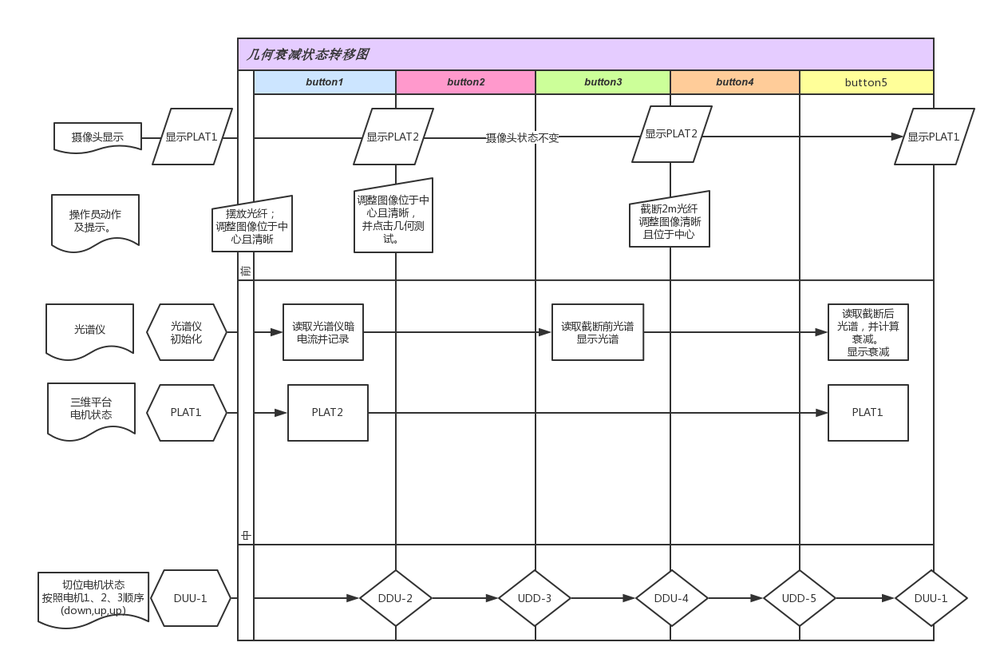
#> input picture setting/md/switch.png, 1000 x 666 px, shrunk from 1253 x 834 before the run; its folder holds only this picture in this run
$ python -i plus.py   (imports and definitions only)   (Python 2 division)
#> lines starting #> are read from the running program, lines starting #| are printed output that depends on the picture
import cv2
import numpy as np
import pdb
import time
import matplotlib.pyplot as plt

class Plus(object):
    """docstring for Plus"""
    def __init__(self, file):
#> called with file = 'setting/md/switch.png'
        super(Plus, self).__init__()
        self.file = file
        print 'file:',file
        self.img = cv2.imread(file)
#> self.img is the input picture: shape (666, 1000, 3); mean B, G, R 242.9, 242.1, 243.2
        midsize = self._midSize(sizecoup = self.img.shape)
#> midsize = (0, 666, 0, 1000)
        self.img = self.img[midsize[0]:midsize[1]:2,midsize[2]:midsize[3]:2,:]
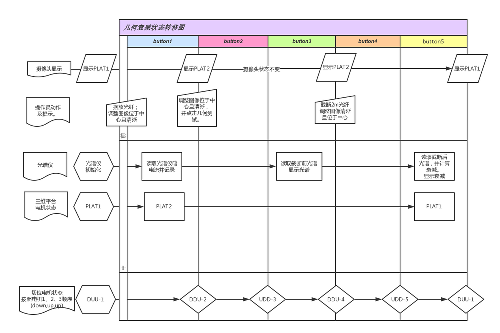
#> self.img: shape (333, 500, 3); mean B, G, R 242.2, 241.4, 242.5
        self.origin = self.img.copy()

    def run(self):
        try:
            img = self.method()
            # img = self.noGradMethod(self.img)
            cv2.imshow(str(self.file),img)
            cv2.waitKey(0)
        except Exception as e:
            print(e)

    def method(self):
        img = self.img
        img = cv2.cvtColor(img, cv2.COLOR_RGB2GRAY)
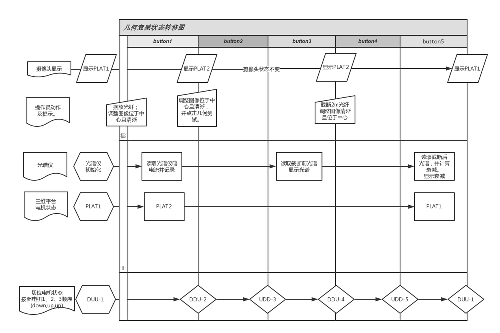
#> img: shape (333, 500); min 13, max 255, mean 241.8
        # pdb.set_trace()
        kernel = cv2.getStructuringElement(cv2.MORPH_RECT,(3, 3))
        erode = cv2.erode(img,kernel)
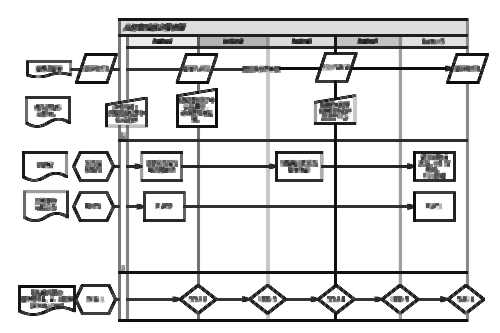
#> erode: shape (333, 500); min 13, max 255, mean 219
        dilate = cv2.dilate(img,kernel)
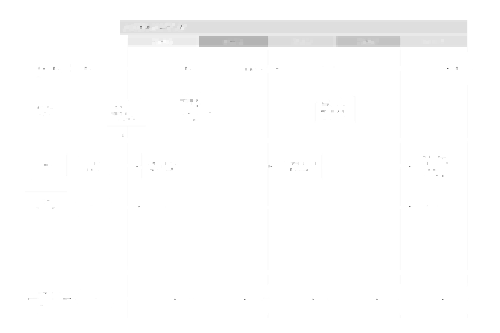
#> dilate: shape (333, 500); min 75, max 255, mean 252.9
        img = cv2.absdiff(dilate,erode)
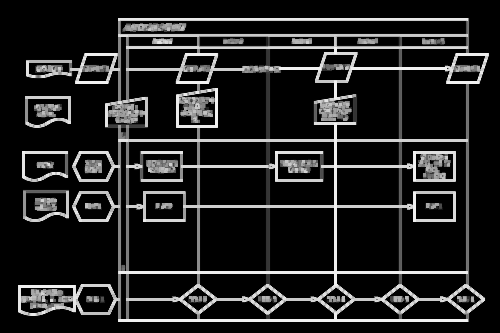
#> img: shape (333, 500); min 0, max 242, mean 33.9
        # img = cv2.Canny(img, 20, 100)
        img = cv2.bitwise_not(img)
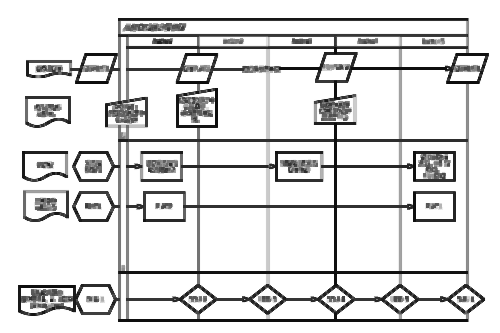
#> img: shape (333, 500); min 13, max 255, mean 221.1
        # img = cv2.adaptiveThreshold(img, 255, cv2.ADAPTIVE_THRESH_MEAN_C, cv2.THRESH_BINARY, 41, 3)
        img = cv2.cvtColor(img, cv2.COLOR_GRAY2RGB)
#> img: shape (333, 500, 3)
        result = np.hstack((self.origin,img))
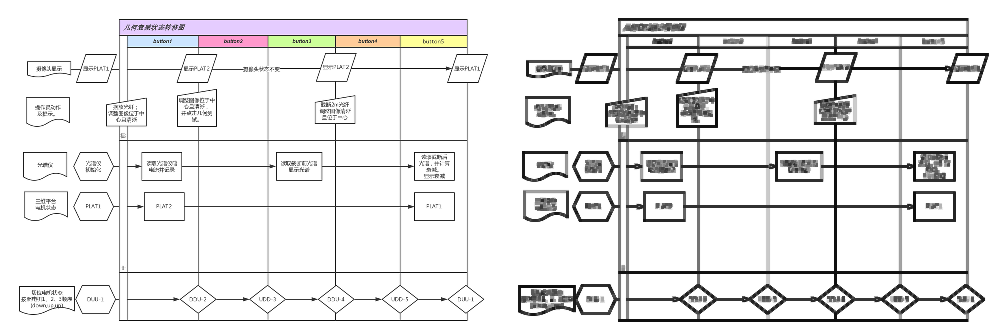
#> result: shape (333, 1000, 3); mean B, G, R 231.6, 231.3, 231.8
        return result

    def isSharpCanny(self):
        time0 = time.time()
        img = self.img
        img = cv2.cvtColor(img, cv2.COLOR_RGB2GRAY)
        # pdb.set_trace()
        midsize = self._midSize(sizecoup = img.shape)
        # pdb.set_trace()
        img = img[midsize[0]:midsize[1]:2,midsize[2]:midsize[3]:2]
        # img = cv2.GaussianBlur(img,(5, 5 ),0)

        img = cv2.Canny(img, 50, 150)
        # [11 lines of commented-out code are left out]
        sumGrad2 = (img**2).sum()
        normalizationSharp = sumGrad2*1000//img.size
        timeEnd = time.time()-time0
        print('work time ',timeEnd)
        print('result:',sumGrad2,'norm:',normalizationSharp//10.0)
        # cv2.imshow("adaptiveThreshold",img)
        # cv2.waitKey(0)
        return round(normalizationSharp/1000.0,2)

    def _midSize(self,sizecoup = (100,100), rato = 0):
        # size0 = sizecoup[]
        x00 = int(sizecoup[0]*rato)
        x01 = int(sizecoup[0]*(1-rato))
        x10 = int(sizecoup[1]*(rato))
        x11 = int(sizecoup[1]*(1-rato))
        # pdb.set_trace()
        return (x00, x01, x10 ,x11)


import sys
import os
# [16 lines not run here, left out]

>>> result = Plus('setting/md/switch.png').run()
